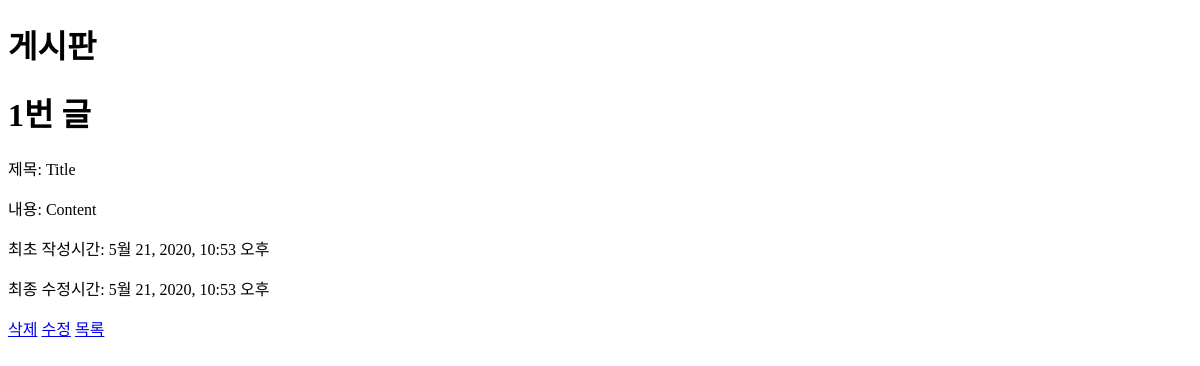
The app's page /articles/1/, older data.
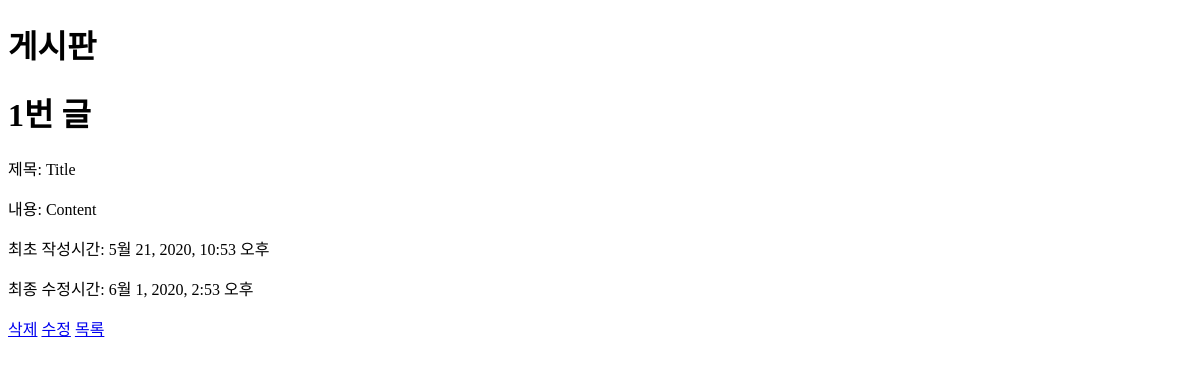
The same page, newer data.
### articles/models.py (models this page shows)
class Article(models.Model):
    title = models.CharField(max_length=140)
    content = models.TextField()
    created_at = models.DateTimeField(auto_now_add=True)
    updated_at = models.DateTimeField(auto_now=True)

### articles/views.py (the view)
# urls.py: path('<int:article_pk>/', views.detail, name='detail'),
def detail(request, article_pk):
    article = Article.objects.get(id=article_pk)
    context = {
        'article' : article
    }
    return render(request, 'articles/detail.html', context)

### articles/templates/articles/detail.html (shortened to what this page needs)
{% extends 'base.html' %}
{% block body %}
<h1>{{ article.id }}번 글</h1>
<p>제목: {{article.title}}</p>
<p>내용: {{article.content}}</p>
<p>최초 작성시간: {{article.created_at}}</p>
<p>최종 수정시간: {{article.updated_at}}</p>
<a href="{% url 'articles:delete' article.pk %}">삭제</a>
<a href="{% url 'articles:edit' article.pk %}">수정</a>
{% endblock %}

### templates/base.html (shortened to what this page needs)
<!DOCTYPE html>
<html lang="en">
<head>
</head>
<body>
  <h1>게시판</h1>
  {% block body %}
  {% endblock %}
  <a href="{% url 'articles:index' %}">목록</a>
</body>
</html>

Row changes from the older to the newer data that the page shows:
changed Article "Title": updated_at "5월 21, 2020, 10:53 오후" → "6월 1, 2020, 2:53 오후"
